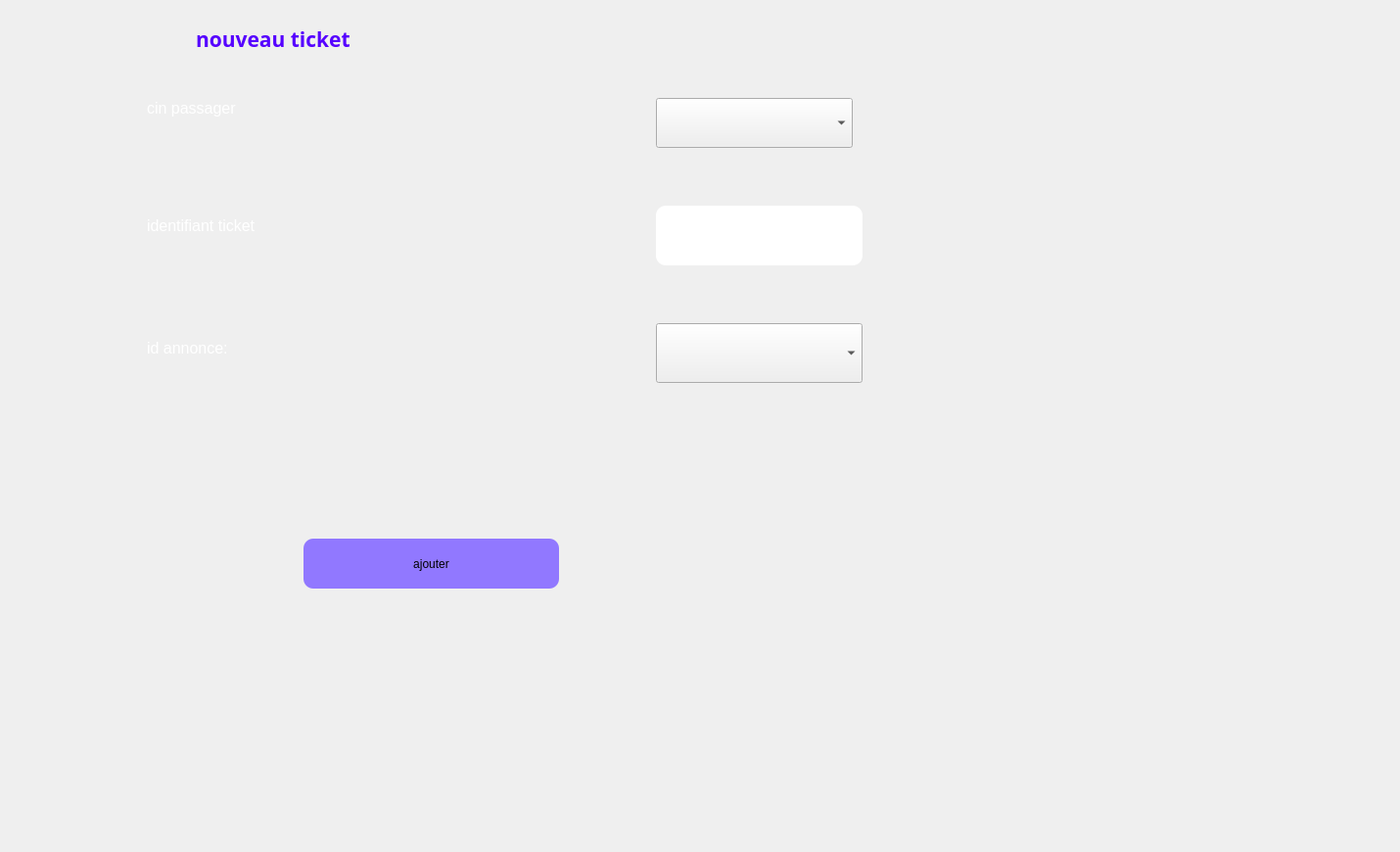
     <widget class="QWidget" name="tab_10">
      <attribute name="title">
       <string>ajouter</string>
      </attribute>
      <widget class="QLabel" name="label_31">
       <property name="geometry">
        <rect>
         <x>200</x>
         <y>10</y>
         <width>341</width>
         <height>61</height>
        </rect>
       </property>
       <property name="palette">
        <palette>
         <active>
          <colorrole role="WindowText">
           <brush brushstyle="SolidPattern">
            <color alpha="255">
             <red>85</red>
             <green>0</green>
             <blue>255</blue>
            </color>
           </brush>
          </colorrole>
         </active>
         <inactive>
          <colorrole role="WindowText">
           <brush brushstyle="SolidPattern">
            <color alpha="255">
             <red>85</red>
             <green>0</green>
             <blue>255</blue>
            </color>
           </brush>
          </colorrole>
         </inactive>
         <disabled>
          <colorrole role="WindowText">
           <brush brushstyle="SolidPattern">
            <color alpha="255">
             <red>120</red>
             <green>120</green>
             <blue>120</blue>
            </color>
           </brush>
          </colorrole>
         </disabled>
        </palette>
       </property>
       <property name="font">
        <font>
         <family>Bahnschrift SemiBold</family>
         <pointsize>9</pointsize>
         <weight>75</weight>
         <bold>true</bold>
        </font>
       </property>
       <property name="text">
        <string>&lt;html&gt;&lt;head/&gt;&lt;body&gt;&lt;p&gt;&lt;span style=&quot; font-size:16pt;&quot;&gt;nouveau ticket&lt;/span&gt;&lt;/p&gt;&lt;/body&gt;&lt;/html&gt;</string>
       </property>
       <property name="textFormat">
        <enum>Qt::RichText</enum>
       </property>
      </widget>
      <widget class="QLabel" name="label_32">
       <property name="geometry">
        <rect>
         <x>150</x>
         <y>90</y>
         <width>291</width>
         <height>41</height>
        </rect>
       </property>
       <property name="palette">
        <palette>
         <active>
          <colorrole role="WindowText">
           <brush brushstyle="SolidPattern">
            <color alpha="255">
             <red>255</red>
             <green>255</green>
             <blue>255</blue>
            </color>
           </brush>
          </colorrole>
         </active>
         <inactive>
          <colorrole role="WindowText">
           <brush brushstyle="SolidPattern">
            <color alpha="255">
             <red>255</red>
             <green>255</green>
             <blue>255</blue>
            </color>
           </brush>
          </colorrole>
         </inactive>
         <disabled>
          <colorrole role="WindowText">
           <brush brushstyle="SolidPattern">
            <color alpha="255">
             <red>120</red>
             <green>120</green>
             <blue>120</blue>
            </color>
           </brush>
          </colorrole>
         </disabled>
        </palette>
       </property>
       <property name="text">
        <string>&lt;html&gt;&lt;head/&gt;&lt;body&gt;&lt;p&gt;&lt;span style=&quot; font-size:12pt;&quot;&gt;cin passager&lt;/span&gt;&lt;/p&gt;&lt;/body&gt;&lt;/html&gt;</string>
       </property>
      </widget>
      <widget class="QLabel" name="label_33">
       <property name="geometry">
        <rect>
         <x>150</x>
         <y>210</y>
         <width>281</width>
         <height>41</height>
        </rect>
       </property>
       <property name="palette">
        <palette>
         <active>
          <colorrole role="WindowText">
           <brush brushstyle="SolidPattern">
            <color alpha="255">
             <red>255</red>
             <green>255</green>
             <blue>255</blue>
            </color>
           </brush>
          </colorrole>
         </active>
         <inactive>
          <colorrole role="WindowText">
           <brush brushstyle="SolidPattern">
            <color alpha="255">
             <red>255</red>
             <green>255</green>
             <blue>255</blue>
            </color>
           </brush>
          </colorrole>
         </inactive>
         <disabled>
          <colorrole role="WindowText">
           <brush brushstyle="SolidPattern">
            <color alpha="255">
             <red>120</red>
             <green>120</green>
             <blue>120</blue>
            </color>
           </brush>
          </colorrole>
         </disabled>
        </palette>
       </property>
       <property name="text">
        <string>&lt;html&gt;&lt;head/&gt;&lt;body&gt;&lt;p&gt;&lt;span style=&quot; font-size:12pt;&quot;&gt;identifiant ticket&lt;/span&gt;&lt;/p&gt;&lt;/body&gt;&lt;/html&gt;</string>
       </property>
      </widget>
      <widget class="QLabel" name="label_34">
       <property name="geometry">
        <rect>
         <x>150</x>
         <y>330</y>
         <width>201</width>
         <height>51</height>
        </rect>
       </property>
       <property name="palette">
        <palette>
         <active>
          <colorrole role="WindowText">
           <brush brushstyle="SolidPattern">
            <color alpha="255">
             <red>255</red>
             <green>255</green>
             <blue>255</blue>
            </color>
           </brush>
          </colorrole>
         </active>
         <inactive>
          <colorrole role="WindowText">
           <brush brushstyle="SolidPattern">
            <color alpha="255">
             <red>255</red>
             <green>255</green>
             <blue>255</blue>
            </color>
           </brush>
          </colorrole>
         </inactive>
         <disabled>
          <colorrole role="WindowText">
           <brush brushstyle="SolidPattern">
            <color alpha="255">
             <red>120</red>
             <green>120</green>
             <blue>120</blue>
            </color>
           </brush>
          </colorrole>
         </disabled>
        </palette>
       </property>
       <property name="text">
        <string>&lt;html&gt;&lt;head/&gt;&lt;body&gt;&lt;p&gt;&lt;span style=&quot; font-size:12pt;&quot;&gt;id annonce:&lt;/span&gt;&lt;/p&gt;&lt;/body&gt;&lt;/html&gt;</string>
       </property>
      </widget>
      <widget class="QLineEdit" name="idt">
       <property name="geometry">
        <rect>
         <x>670</x>
         <y>210</y>
         <width>211</width>
         <height>61</height>
        </rect>
       </property>
       <property name="styleSheet">
        <string notr="true">border-radius: 10px;</string>
       </property>
      </widget>
      <widget class="QPushButton" name="ajoutticket">
       <property name="geometry">
        <rect>
         <x>310</x>
         <y>550</y>
         <width>261</width>
         <height>51</height>
        </rect>
       </property>
       <property name="cursor">
        <cursorShape>PointingHandCursor</cursorShape>
       </property>
       <property name="styleSheet">
        <string notr="true">background-color: rgb(0, 0, 255);
background-color: rgb(145, 120, 255);
border-radius: 10px;</string>
       </property>
       <property name="text">
        <string>ajouter</string>
       </property>
      </widget>
      <widget class="QLabel" name="label_41">
       <property name="geometry">
        <rect>
         <x>0</x>
         <y>-10</y>
         <width>1421</width>
         <height>861</height>
        </rect>
       </property>
       <property name="text">
        <string/>
       </property>
       <property name="pixmap">
        <pixmap>../images/bg.v1.jpg</pixmap>
       </property>
      </widget>
      <widget class="QComboBox" name="idantic">
       <property name="geometry">
        <rect>
         <x>670</x>
         <y>330</y>
         <width>211</width>
         <height>61</height>
        </rect>
       </property>
      </widget>
      <widget class="QComboBox" name="comboBoxcinp">
       <property name="geometry">
        <rect>
         <x>670</x>
         <y>100</y>
         <width>201</width>
         <height>51</height>
        </rect>
       </property>
      </widget>
      <widget class="QLabel" name="label_66">
       <property name="geometry">
        <rect>
         <x>0</x>
         <y>0</y>
         <width>1321</width>
         <height>731</height>
        </rect>
       </property>
       <property name="text">
        <string/>
       </property>
       <property name="pixmap">
        <pixmap>../../Downloads/back.png</pixmap>
       </property>
      </widget>
      <zorder>label_66</zorder>
      <zorder>label_41</zorder>
      <zorder>label_31</zorder>
      <zorder>label_32</zorder>
      <zorder>label_33</zorder>
      <zorder>label_34</zorder>
      <zorder>idt</zorder>
      <zorder>ajoutticket</zorder>
      <zorder>idantic</zorder>
      <zorder>comboBoxcinp</zorder>
     </widget>
